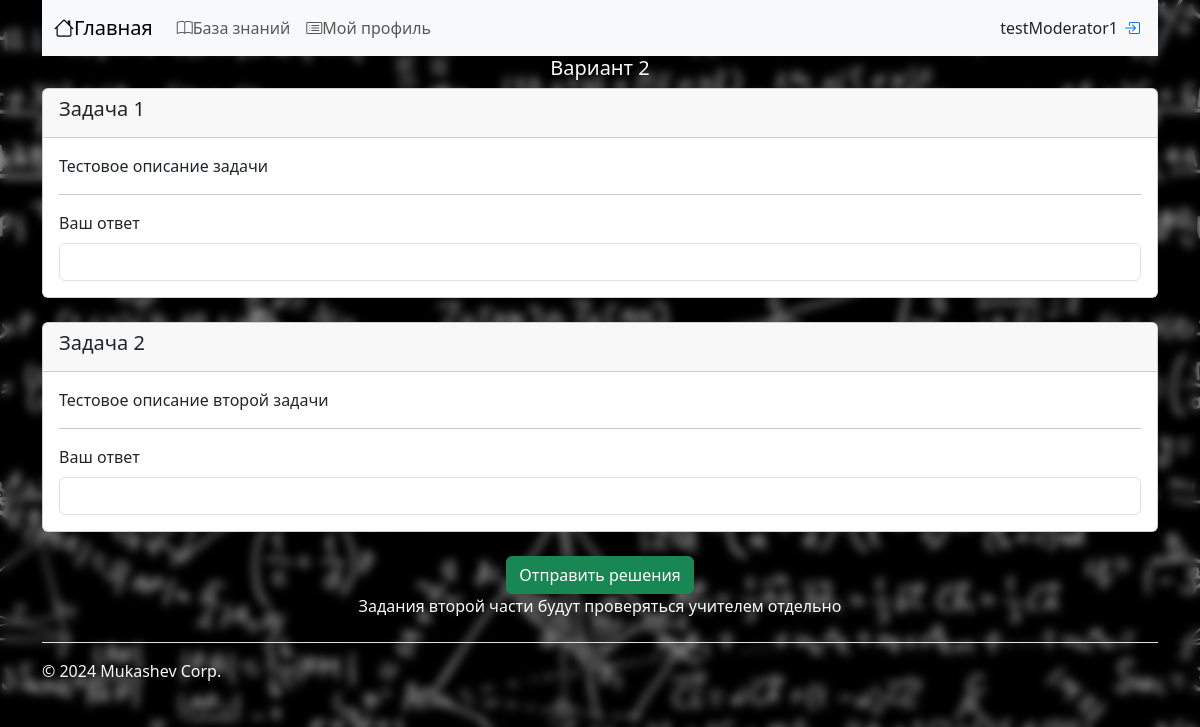
/variant/2/ (signed in), run on the app's committed database.
### tasks/models.py (models this page shows, shortened)
class Variant(models.Model):
    tasks = models.ManyToManyField(Task, related_name='tasks')
    class Meta:
        verbose_name_plural = 'Варианты'
        verbose_name = 'Вариант'
    def __str__(self):
        return f'Вариант {self.id}'

class Task(models.Model):
    name = models.CharField(max_length=255)
    text_task = models.TextField()
    task_answer = models.CharField(max_length=255)
    sort_index = models.IntegerField(default=0)
    class Meta:
        ordering = ['sort_index']
        verbose_name_plural = 'Задания'
        verbose_name = 'Задание'

### tasks/views.py (the view, shortened to what this page needs)
# urls.py: path('variant/<int:pk>/', views.variant, name='variant')
@login_required(login_url='/accounts/login')
def variant(request, pk):
    variant_obj = Variant.objects.get(pk=pk)
    tasks = variant_obj.tasks.all()
    return render(request, 'variant.html', {'variant': variant_obj, 'tasks': tasks})

### templates/variant.html (shortened to what this page needs)
{% extends 'base.html' %}
{% block content %}
    <h5 class="text-light text-center">{{ variant }}</h5>
    <form action="{% url 'tasks:variant' pk=variant.id %}" method="post">
        {% for task in tasks %}
            <div class="card mb-4">
                <div class="card-header">
                    <h5 class="card-title">Задача {{ forloop.counter }}</h5>
                </div>
                <div class="card-body">
                    {% autoescape off %}
                        <p class="card-text">{{ task.text_task }}</p>
                    {% endautoescape %}
                <hr>
                    <label for="task_{{ forloop.counter }}" class="form-label">Ваш ответ</label>
                    <input id="task_{{ forloop.counter }}" class="form-control" type="text" name="tasks[]">
                </div>
            </div>
        {% endfor %}
        <div class="text-center">
            <button type="submit" class="btn btn-success">Отправить решения</button>
        </div>
    </form>
    <p class="text-light text-center">Задания второй части будут проверяться учителем отдельно</p>
{% endblock %}

### templates/base.html (shortened to what this page needs)
<!DOCTYPE html>
<html lang="en">
<head>
    {% load static %}
    <link rel="stylesheet" href="{% static 'css/bootstrap.min.css' %}">
    <link rel="stylesheet" href="{% static 'css/bootstrap-icons.min.css' %}">
    <link rel="stylesheet" href="{% static 'css/style.css' %}">
</head>
<body>
<div class="container">
    <nav class="navbar navbar-expand-lg bg-body-tertiary">
        <div class="container-fluid">
            <a class="navbar-brand" href="{% url 'tasks:index' %}"><i class="bi bi-house"></i>Главная</a>
            <div class="collapse navbar-collapse" id="navbarSupportedContent">
                <ul class="navbar-nav me-auto mb-2 mb-lg-0">
                    {% with request.resolver_match.view_name as view_name %}
                        <li class="nav-item">
                            <a class="nav-link {% if view_name == "tasks:glossary" %}active{% endif %}"
                               aria-current="page" href="{% url 'tasks:glossary' %}">
                                <i class="bi bi-book"></i>База знаний
                            </a>
                        </li>
                        <li class="nav-item">
                            <a class="nav-link {% if view_name == "tasks:profile" %}active{% endif %}"
                               href="{% url 'tasks:profile' %}"><i class="bi bi-card-list"></i>Мой профиль</a>
                        </li>
                    {% endwith %}
                </ul>
            </div>
            <div class="d-flex align-items-center">
                {% if user.username %}
                    {{ user }}
                    <form action="{% url 'logout' %}" method="post">
                        <button title="Выход" type="submit"
                                class="border-0 bg-transparent text-primary text-decoration-underline">
                            <i class="bi bi-box-arrow-in-right"></i>
                        </button>
                    </form>
                {% else %}
                <span>Для доступа к профилю &nbsp;</span>
                <a href="{% url 'login' %}"><button type="button" class="btn btn-primary">Войдите в систему</button> </a>
                {% endif %}
            </div>
        </div>
    </nav>
    {% block content %}{% endblock %}
    <footer class="d-flex flex-wrap justify-content-between align-items-center py-3 my-4 border-top text-light">
        <div class="col-md-4 d-flex align-items-center">
            <span class="mb-3 mb-md-0">© 2024 Mukashev Corp.</span>
        </div>
    </footer>
</div>
</body>
</html>

### tasks/static/css/style.css (style rules this page uses)
body { background-image: url("../img/background.jpg"); backdrop-filter: blur(5px) !important; min-height: 100vh; }

### data on the page
Variant: id "Вариант 2"
Task: text_task "Тестовое описание задачи"
Task: text_task "Тестовое описание второй задачи"

### other printed values
{{ user }} "testModerator1"
